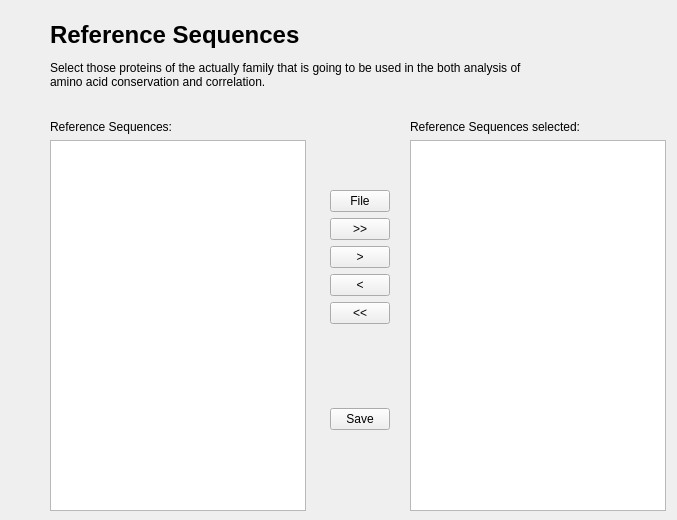
    <widget class="QWidget" name="page_23">
     <widget class="QLabel" name="label_55">
      <property name="geometry">
       <rect>
        <x>50</x>
        <y>-10</y>
        <width>491</width>
        <height>131</height>
       </rect>
      </property>
      <property name="text">
       <string>&lt;html&gt;&lt;head/&gt;&lt;body&gt;&lt;p&gt;&lt;span style=&quot; font-size:xx-large; font-weight:600;&quot;&gt;Reference Sequences&lt;/span&gt;&lt;/p&gt;&lt;p&gt;Select those proteins of the actually family that is going to be used in the both analysis of amino acid conservation and correlation.&lt;/p&gt;&lt;/body&gt;&lt;/html&gt;</string>
      </property>
      <property name="wordWrap">
       <bool>true</bool>
      </property>
     </widget>
     <widget class="QWidget" name="layoutWidget_2">
      <property name="geometry">
       <rect>
        <x>50</x>
        <y>120</y>
        <width>258</width>
        <height>391</height>
       </rect>
      </property>
      <layout class="QVBoxLayout" name="verticalLayout_16">
       <item>
        <layout class="QHBoxLayout" name="horizontalLayout_25">
         <item>
          <widget class="QLabel" name="label_44">
           <property name="text">
            <string>Reference Sequences:</string>
           </property>
          </widget>
         </item>
        </layout>
       </item>
       <item>
        <widget class="QListWidget" name="lstRefSeqs">
         <property name="maximumSize">
          <size>
           <width>256</width>
           <height>16777215</height>
          </size>
         </property>
         <property name="selectionMode">
          <enum>QAbstractItemView::SingleSelection</enum>
         </property>
        </widget>
       </item>
      </layout>
     </widget>
     <widget class="QWidget" name="layoutWidget">
      <property name="geometry">
       <rect>
        <x>330</x>
        <y>190</y>
        <width>62</width>
        <height>240</height>
       </rect>
      </property>
      <layout class="QVBoxLayout" name="verticalLayout_22">
       <item>
        <widget class="QPushButton" name="cmdAddFileRefSeq">
         <property name="maximumSize">
          <size>
           <width>60</width>
           <height>16777215</height>
          </size>
         </property>
         <property name="text">
          <string>File</string>
         </property>
        </widget>
       </item>
       <item>
        <widget class="QPushButton" name="cmdAddAllRefSeq">
         <property name="maximumSize">
          <size>
           <width>60</width>
           <height>16777215</height>
          </size>
         </property>
         <property name="text">
          <string>&gt;&gt;</string>
         </property>
        </widget>
       </item>
       <item>
        <widget class="QPushButton" name="cmdAddOneRefSeq">
         <property name="maximumSize">
          <size>
           <width>60</width>
           <height>16777215</height>
          </size>
         </property>
         <property name="text">
          <string>&gt;</string>
         </property>
        </widget>
       </item>
       <item>
        <widget class="QPushButton" name="cmdRemoveOneRefSeq">
         <property name="maximumSize">
          <size>
           <width>60</width>
           <height>16777215</height>
          </size>
         </property>
         <property name="text">
          <string>&lt;</string>
         </property>
        </widget>
       </item>
       <item>
        <widget class="QPushButton" name="cmdRemoveAllRefSeq">
         <property name="maximumSize">
          <size>
           <width>60</width>
           <height>16777215</height>
          </size>
         </property>
         <property name="text">
          <string>&lt;&lt;</string>
         </property>
        </widget>
       </item>
       <item>
        <spacer name="verticalSpacer">
         <property name="orientation">
          <enum>Qt::Vertical</enum>
         </property>
         <property name="sizeHint" stdset="0">
          <size>
           <width>20</width>
           <height>40</height>
          </size>
         </property>
        </spacer>
       </item>
       <item>
        <widget class="QPushButton" name="cmdSaveRefSeqs">
         <property name="maximumSize">
          <size>
           <width>60</width>
           <height>16777215</height>
          </size>
         </property>
         <property name="text">
          <string>Save</string>
         </property>
        </widget>
       </item>
      </layout>
      <zorder>cmdAddAllRefSeq</zorder>
      <zorder>cmdAddOneRefSeq</zorder>
      <zorder>cmdRemoveOneRefSeq</zorder>
      <zorder>cmdRemoveAllRefSeq</zorder>
      <zorder>cmdSaveRefSeqs</zorder>
      <zorder>cmdAddFileRefSeq</zorder>
     </widget>
     <widget class="QWidget" name="layoutWidget">
      <property name="geometry">
       <rect>
        <x>410</x>
        <y>120</y>
        <width>258</width>
        <height>391</height>
       </rect>
      </property>
      <layout class="QVBoxLayout" name="verticalLayout_23">
       <item>
        <widget class="QLabel" name="label_56">
         <property name="text">
          <string>Reference Sequences selected:</string>
         </property>
        </widget>
       </item>
       <item>
        <widget class="QListWidget" name="lstRefSeqSelected">
         <property name="maximumSize">
          <size>
           <width>256</width>
           <height>16777215</height>
          </size>
         </property>
        </widget>
       </item>
      </layout>
     </widget>
    </widget>
